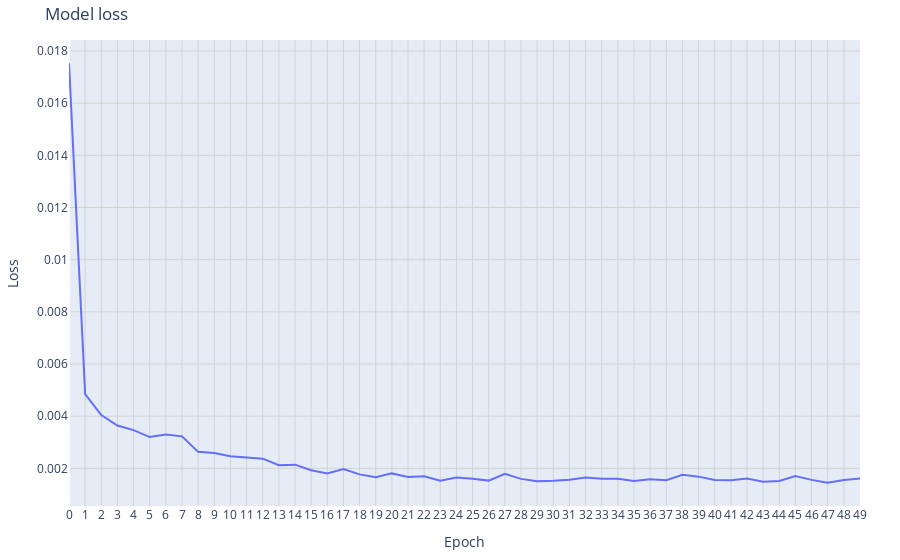

The notebook cell this image was saved under:
### Markdown cell above
### Analisando a curva de perdas:

### Code cell
loss_values = history.history["loss"]
epochs_range = list(range(len(loss_values)))

fig = go.Figure()

fig.add_trace(go.Scatter(x=epochs_range, y=loss_values, mode='lines', name='Train'))

fig.update_layout(
    title="Model loss",
    xaxis_title="Epoch",
    yaxis_title="Loss",
    xaxis=dict(
        dtick=1,  
        tickmode='array',
        tickvals=list(range(0, len(loss_values), max(1, len(loss_values)//epochs)))
    ),
    yaxis=dict(
        gridcolor='lightgrey'
    ),
    legend=dict(
        x=0,
        y=1.0,
        bgcolor='rgba(255, 255, 255, 0)',
        bordercolor='rgba(255, 255, 255, 0)'
    ),
    margin=dict(l=40, r=40, t=40, b=40)
)

fig.update_xaxes(showgrid=True, gridwidth=1, gridcolor='lightgrey')

fig.show()

### Figure 1 — Plotly figure (JSON) as saved in the notebook; plotly's stock layout.template omitted (floating-point values rounded to 4 significant figures)
{"data": [{"mode": "lines", "name": "Train", "type": "scatter", "x": [0, 1, 2, 3, 4, 5, 6, 7, 8, 9, 10, 11, 12, 13, 14, 15, 16, 17, 18, 19, 20, 21, 22, 23, 24, 25, 26, 27, 28, 29, 30, 31, 32, 33, 34, 35, 36, 37, 38, 39, 40, 41, 42, 43, 44, 45, 46, 47, 48, 49], "y": [0.01753, 0.004846, 0.004043, 0.003642, 0.003465, 0.0032, 0.003302, 0.003227, 0.002632, 0.002587, 0.002462, 0.002424, 0.002373, 0.002118, 0.002141, 0.00193, 0.001805, 0.001971, 0.001769, 0.001659, 0.001807, 0.00167, 0.001695, 0.001526, 0.001648, 0.001605, 0.00153, 0.001795, 0.001596, 0.001508, 0.001521, 0.001564, 0.001647, 0.001605, 0.001604, 0.001513, 0.001582, 0.001549, 0.001754, 0.001683, 0.001556, 0.001541, 0.001614, 0.001487, 0.00152, 0.001709, 0.001559, 0.00145, 0.001554, 0.001614]}], "layout": {"legend": {"bgcolor": "rgba(255, 255, 255, 0)", "bordercolor": "rgba(255, 255, 255, 0)", "x": 0, "y": 1}, "margin": {"b": 40, "l": 40, "r": 40, "t": 40}, "title": {"text": "Model loss"}, "xaxis": {"dtick": 1, "gridcolor": "lightgrey", "gridwidth": 1, "showgrid": true, "tickmode": "array", "tickvals": [0, 1, 2, 3, 4, 5, 6, 7, 8, 9, 10, 11, 12, 13, 14, 15, 16, 17, 18, 19, 20, 21, 22, 23, 24, 25, 26, 27, 28, 29, 30, 31, 32, 33, 34, 35, 36, 37, 38, 39, 40, 41, 42, 43, 44, 45, 46, 47, 48, 49], "title": {"text": "Epoch"}}, "yaxis": {"gridcolor": "lightgrey", "title": {"text": "Loss"}}}}
